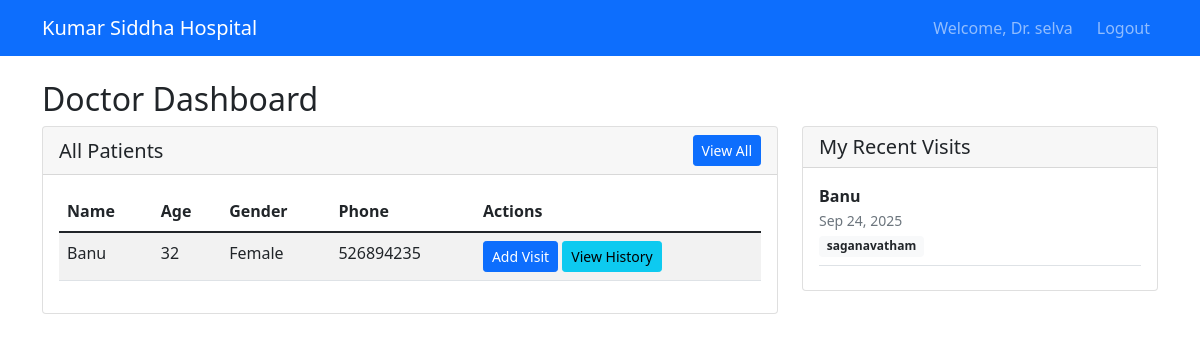
Screenshot of /patient/doctor/dashboard/ (signed in) with the database file from the repository.
### patient_management/models.py (models this page shows, shortened)
class Patient(models.Model):
    GENDER_CHOICES = [
        ('M', 'Male'),
        ('F', 'Female'),
        ('O', 'Other'),
    ]
    name = models.CharField(max_length=100)
    age = models.IntegerField()
    gender = models.CharField(max_length=1, choices=GENDER_CHOICES)
    phone = models.CharField(max_length=15, blank=True, null=True)
    address = models.TextField(blank=True, null=True)
    created_by = models.ForeignKey(User, on_delete=models.CASCADE, related_name='patients_created')
    created_at = models.DateTimeField(auto_now_add=True)
    updated_at = models.DateTimeField(auto_now=True)

class PatientVisit(models.Model):
    patient = models.ForeignKey(Patient, on_delete=models.CASCADE, related_name='visits')
    doctor = models.ForeignKey(User, on_delete=models.CASCADE, related_name='patient_visits')
    visit_date = models.DateTimeField(default=timezone.now)
    diagnosis = models.TextField()
    notes = models.TextField(blank=True, null=True)
    medicine_prescribed = models.TextField()
    next_visit_date = models.DateField(blank=True, null=True)
    created_at = models.DateTimeField(auto_now_add=True)

### patient_management/views.py (the view)
# urls.py: path('doctor/dashboard/', views.doctor_dashboard, name='doctor_dashboard'),
@login_required
@user_passes_test(is_doctor)
def doctor_dashboard(request):
    patients = Patient.objects.all()
    my_visits = PatientVisit.objects.filter(doctor=request.user).order_by('-visit_date')[:10]
    context = {
        'patients': patients,
        'my_visits': my_visits,
    }
    return render(request, 'patient_management/doctor_dashboard.html', context)

### patient_management/views.py (called while the page is built)
def is_doctor(user):
    try:
        return user.userprofile.user_type == 'doctor'
    except UserProfile.DoesNotExist:
        return False

### templates/patient_management/doctor_dashboard.html (shortened to what this page needs)
<!DOCTYPE html>
<html lang="en">
<head>
    <link href="https://cdn.jsdelivr.net/npm/bootstrap@5.1.3/dist/css/bootstrap.min.css" rel="stylesheet">
</head>
<body>
    <nav class="navbar navbar-expand-lg navbar-dark bg-primary">
        <div class="container">
            <a class="navbar-brand" href="/patient/doctor/dashboard/">Kumar Siddha Hospital</a>
            <div class="navbar-nav ms-auto">
                <span class="navbar-text me-3">Welcome, Dr. {{ request.user.get_full_name|default:request.user.username }}</span>
                <a class="nav-link" href="/patient/logout/">Logout</a>
            </div>
        </div>
    </nav>
    <div class="container mt-4">
        <h2>Doctor Dashboard</h2>
        <div class="row">
            <div class="col-md-8">
                <div class="card">
                    <div class="card-header d-flex justify-content-between align-items-center">
                        <h5 class="card-title mb-0">All Patients</h5>
                        <a href="/patient/doctor/patient/list/" class="btn btn-primary btn-sm">View All</a>
                    </div>
                    <div class="card-body">
                        {% if patients %}
                        <div class="table-responsive">
                            <table class="table table-striped">
                                <thead>
                                    <tr>
                                        <th>Name</th>
                                        <th>Age</th>
                                        <th>Gender</th>
                                        <th>Phone</th>
                                        <th>Actions</th>
                                    </tr>
                                </thead>
                                <tbody>
                                    {% for patient in patients|slice:":5" %}
                                    <tr>
                                        <td>{{ patient.name }}</td>
                                        <td>{{ patient.age }}</td>
                                        <td>{{ patient.get_gender_display }}</td>
                                        <td>{{ patient.phone|default:"-" }}</td>
                                        <td>
                                            <a href="/patient/doctor/patient/{{ patient.id }}/add-visit/" class="btn btn-sm btn-primary">Add Visit</a>
                                            <a href="/patient/doctor/patient/{{ patient.id }}/history/" class="btn btn-sm btn-info">View History</a>
                                        </td>
                                    </tr>
                                    {% endfor %}
                                </tbody>
                            </table>
                        </div>
                        {% else %}
                        <p class="text-center">No patients found.</p>
                        {% endif %}
                    </div>
                </div>
            </div>
            <div class="col-md-4">
                <div class="card">
                    <div class="card-header">
                        <h5 class="card-title mb-0">My Recent Visits</h5>
                    </div>
                    <div class="card-body">
                        {% if my_visits %}
                            {% for visit in my_visits %}
                            <div class="border-bottom pb-2 mb-2">
                                <strong>{{ visit.patient.name }}</strong><br>
                                <small class="text-muted">{{ visit.visit_date|date:"M d, Y" }}</small><br>
                                <span class="badge bg-light text-dark">{{ visit.diagnosis|truncatewords:5 }}</span>
                            </div>
                            {% endfor %}
                        {% else %}
                        <p class="text-center">No recent visits.</p>
                        {% endif %}
                    </div>
                </div>
            </div>
        </div>
    </div>
</body>
</html>

### rows the page displays
Patient: name "Banu", age "32", gender "Female", phone "526894235"
PatientVisit: patient.name "Banu", visit_date "Sep 24, 2025", diagnosis "saganavatham"

### other values shown
{{ request.user.get_full_name|default:request.user.username }} "selva"
